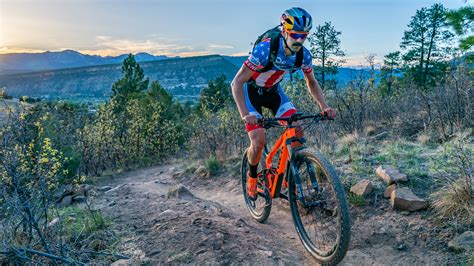
#> input picture Chapter10/IMG2.jpg, 474 x 266 px
$ python FindLines2.py
#> lines starting #> are read from the running program, lines starting #| are printed output that depends on the picture; after the words box and inside, x2 and y2 are one past the last pixel; in counts of white or black regions, pixels touching at a corner belong together
#> in __main, img is the input picture: shape (266, 474, 3); mean B, G, R 123.6, 115.3, 93.7
### Chapter10/Histogram.py
import cv2
import numpy as np

# [6 lines left out: function __main, not called in this run]

def getResize(src):
    global shotSize
    basePixSize = 1280
    height, width = src.shape[:2]
#> height = 266; width = 474
    largeSize = max(height, width)
#> largeSize = 474
    resizeRate = basePixSize / largeSize
#> resizeRate = 2.7
    shotSize = min(height, width) * resizeRate
#> shotSize = 718.3
    dst = cv2.resize(src, (int(width * resizeRate), int(height * resizeRate)))
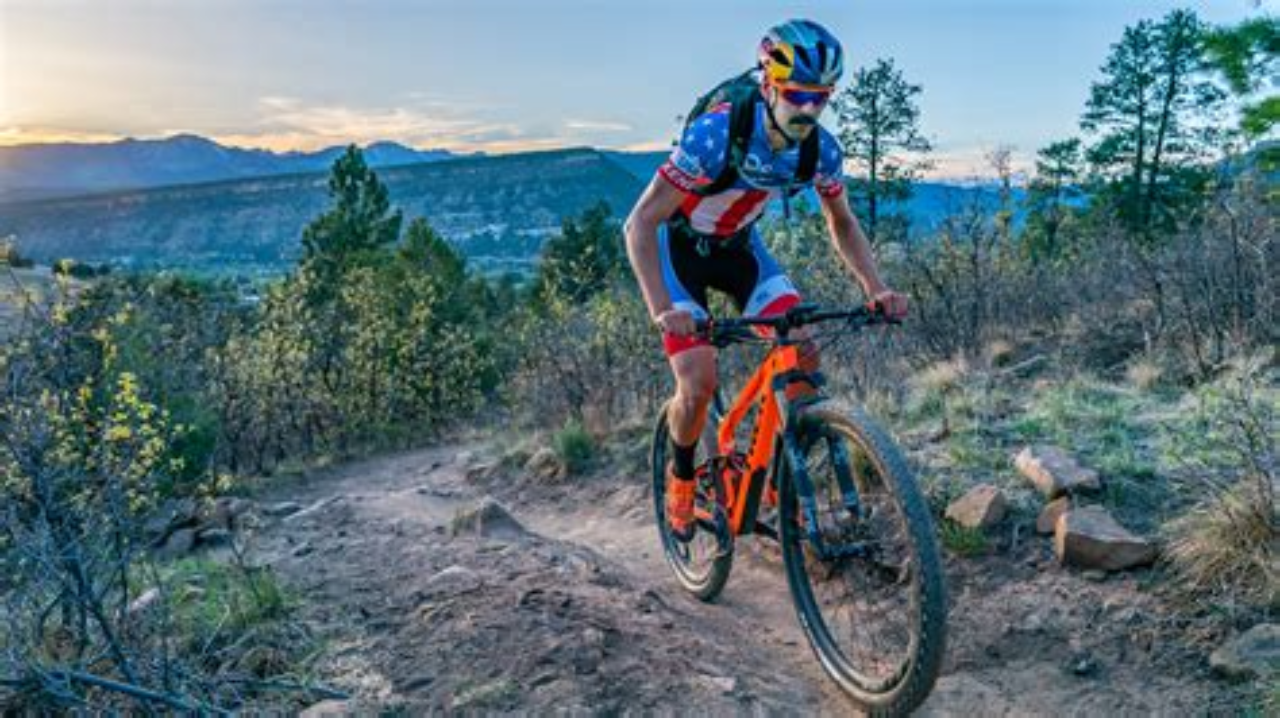
#> dst: shape (718, 1280, 3); mean B, G, R 123.4, 115.1, 93.6
    return dst

# [24 lines left out: function getHist, not called in this run]

# [3 lines that do not run on import are left out]

### Chapter10/FindLines2.py
import cv2
import numpy as np
import Histogram as hi

def __main():
    img = cv2.imread('IMG2.jpg')
    img = hi.getResize(img)
    gray = cv2.cvtColor(img, cv2.COLOR_BGR2GRAY)
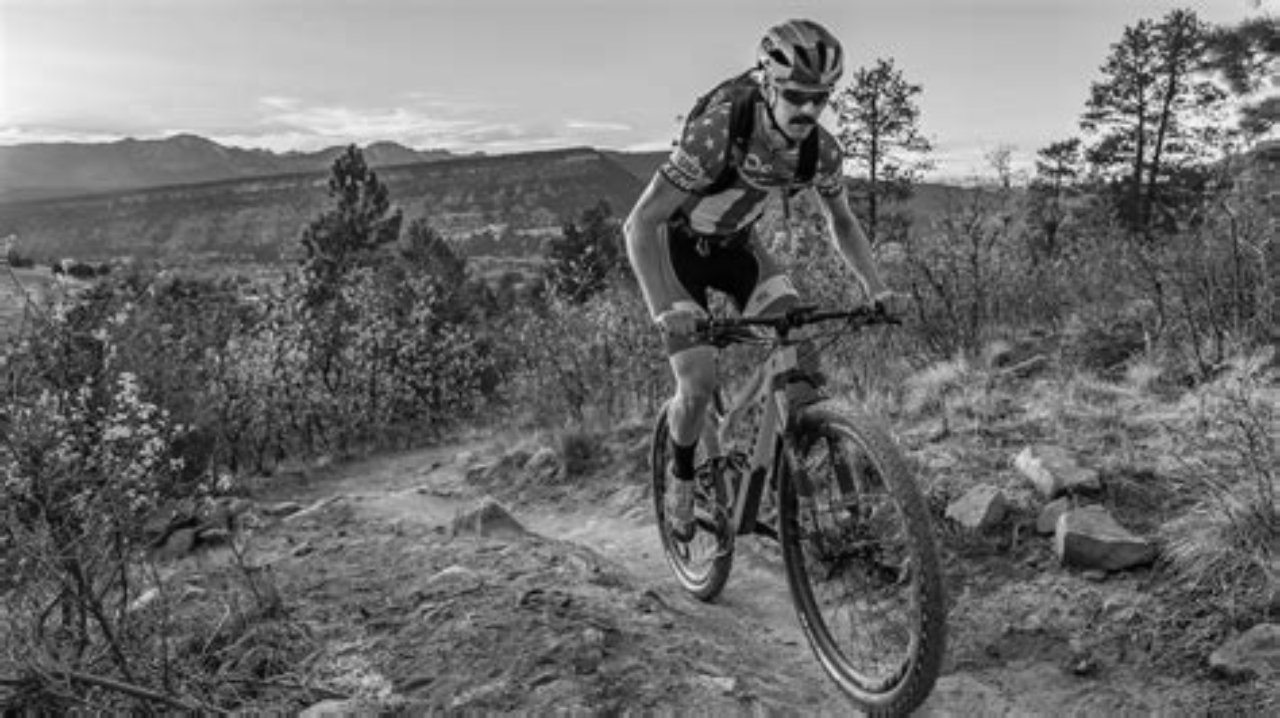
#> gray: shape (718, 1280); min 0, max 248, mean 109.6
    ret, bw = cv2.threshold(src=gray, thresh=0, maxval=255, type=cv2.THRESH_OTSU)
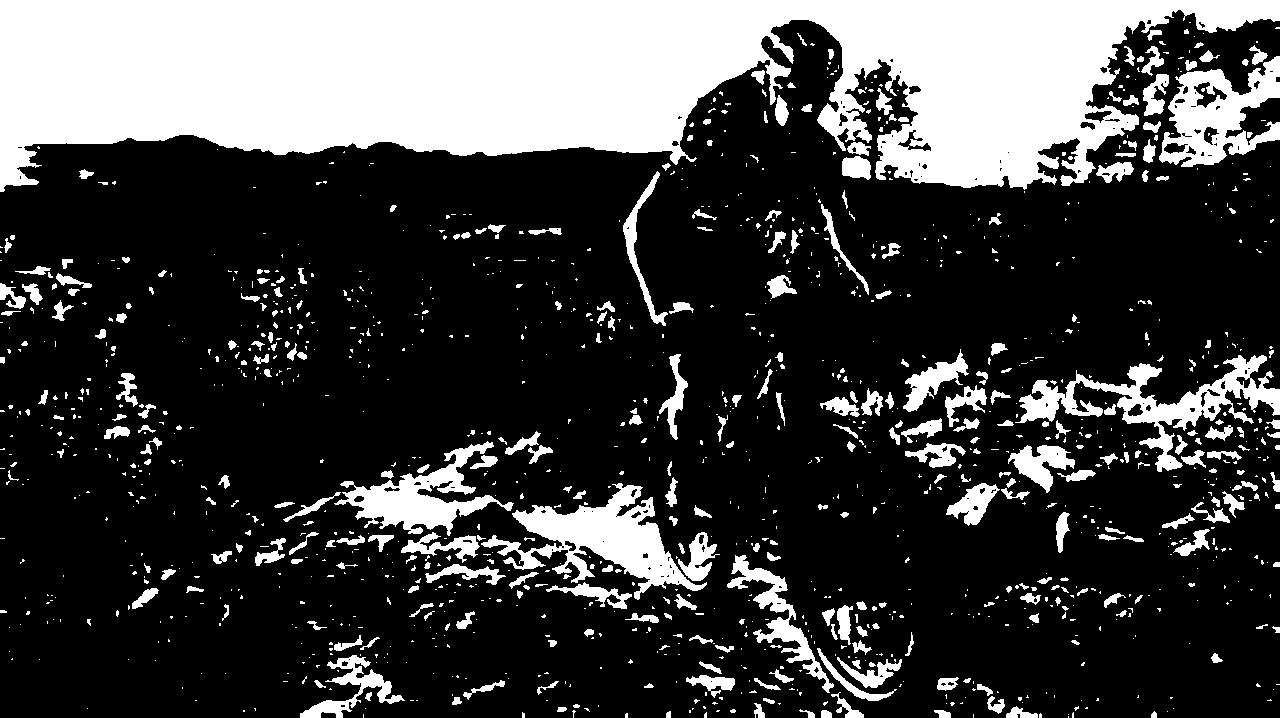
#> bw: shape (718, 1280); 26% white; 1357 white regions (1009 under 20 px), largest, box (x1, y1, x2, y2) and area: (0, 0, 1280, 192) 159384, (481, 483, 707, 600) 8988, (1015, 355, 1280, 472) 7622
#> ret = 133
    bw = cv2.Canny(bw, 10, 200, apertureSize=3)
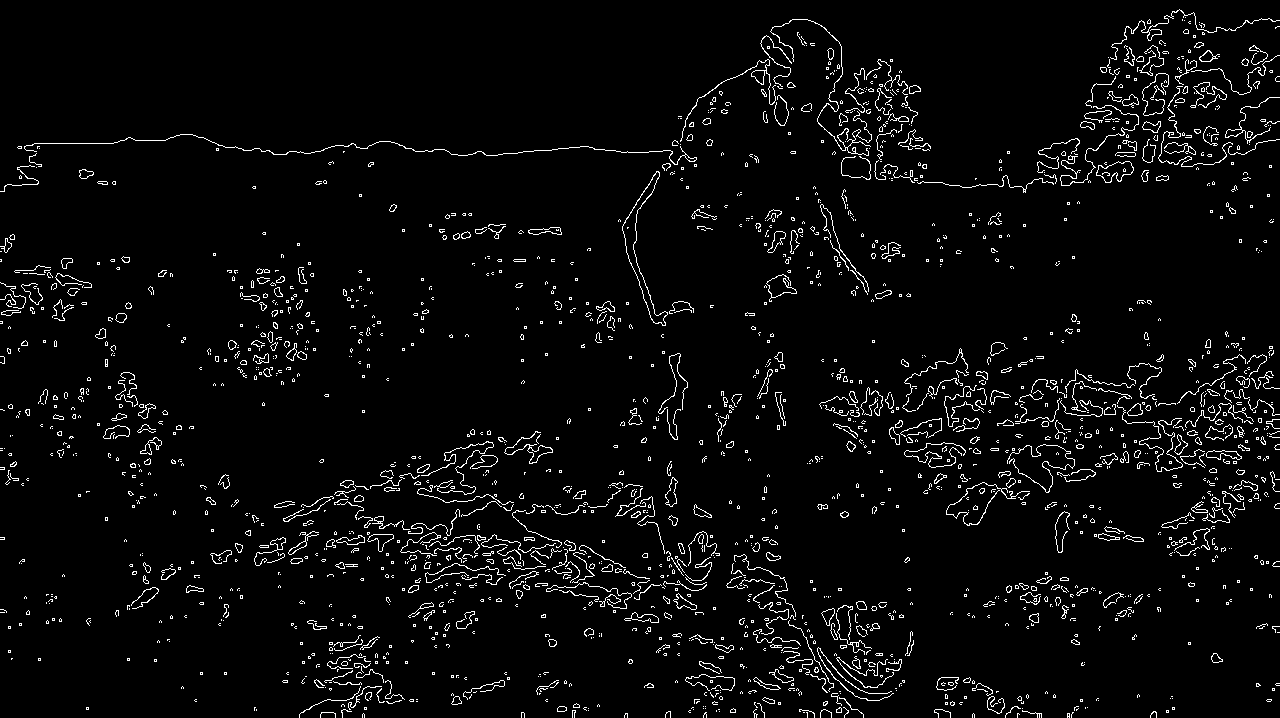
#> bw: shape (718, 1280); 3.9% white in thin lines or dots

    lines = cv2.HoughLinesP(image=bw, rho=1, theta=np.pi/180, threshold=100,
                            maxLineGap=10, minLineLength=100)
#> lines = None

    if lines is not None:
        for x1, y1, x2, y2 in lines[:, 0]:
            cv2.line(img, (x1, y1), (x2, y2), (0, 255, 255), 2)

    cv2.imshow('Edges', bw)
    cv2.imshow('Final result', img)
    cv2.waitKey(0)
    cv2.destroyAllWindows()

if __name__ == "__main__":
    print(cv2.__version__)
    __main()

$ run again, with Chapter10/IMG1.jpg copied over Chapter10/IMG2.jpg
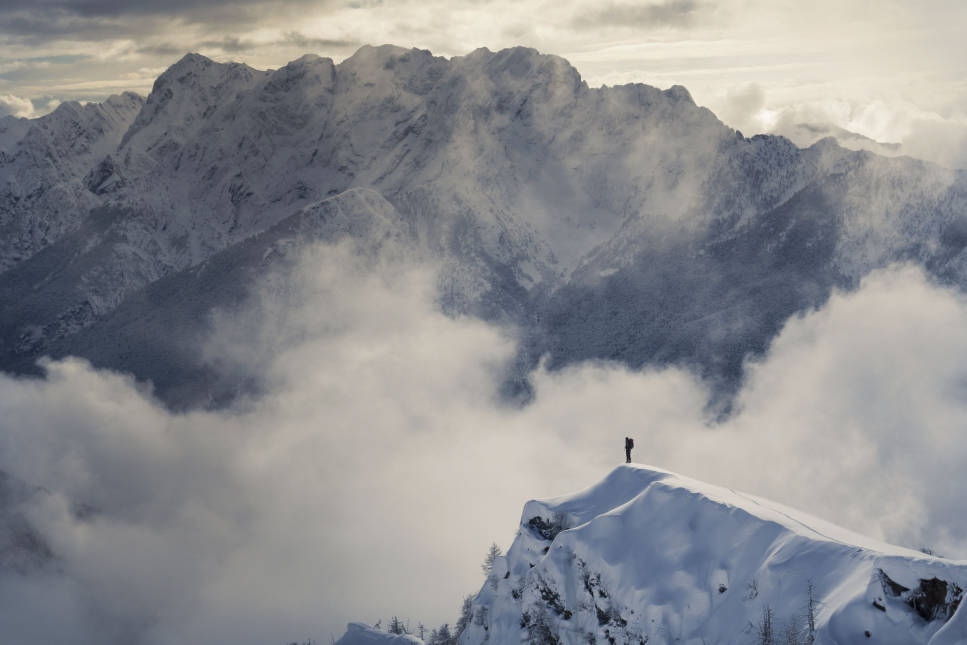
#> input picture Chapter10/IMG1.jpg, 3867 x 2578 px (shown at 1/4 size)
#> in __main, img is the input picture: shape (2578, 3867, 3); mean B, G, R 142.7, 139.7, 138.5
#> in __main, `ret, bw = cv2.threshold(src=gray, thresh=0, maxval=255, type=cv2.THRES..`:
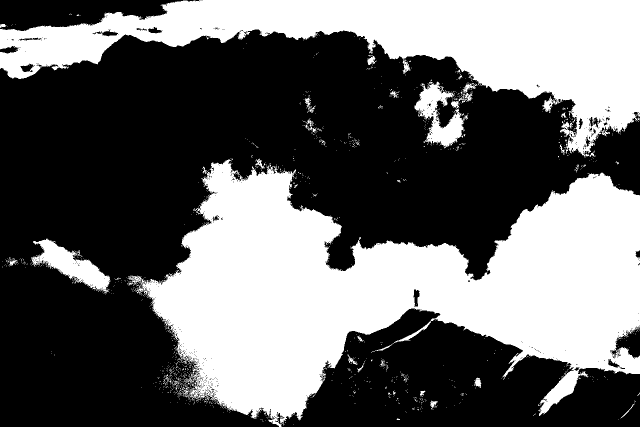
#> bw: shape (853, 1280) (shown at 1/2 size); 40.7% white; 1235 white regions (1196 under 20 px), largest, box (x1, y1, x2, y2) and area: (255, 319, 1280, 853) 276843, (0, 0, 1280, 315) 149441, (63, 477, 222, 587) 6486
#> ret = 146
#> lines = [[1053, 709, 1154, 728], [345, 706, 461, 822]]
#> the loop in __main, `for x1, y1, x2, y2 in lines[:, 0]:` made 2 passes
#> after the loop in __main, `for x1, y1, x2, y2 in lines[:, 0]:`:
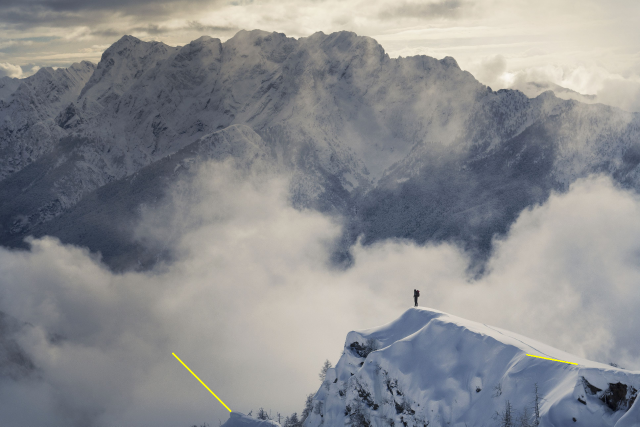
#> img: shape (853, 1280, 3) (shown at 1/2 size); mean B, G, R 142.5, 139.7, 138.4
